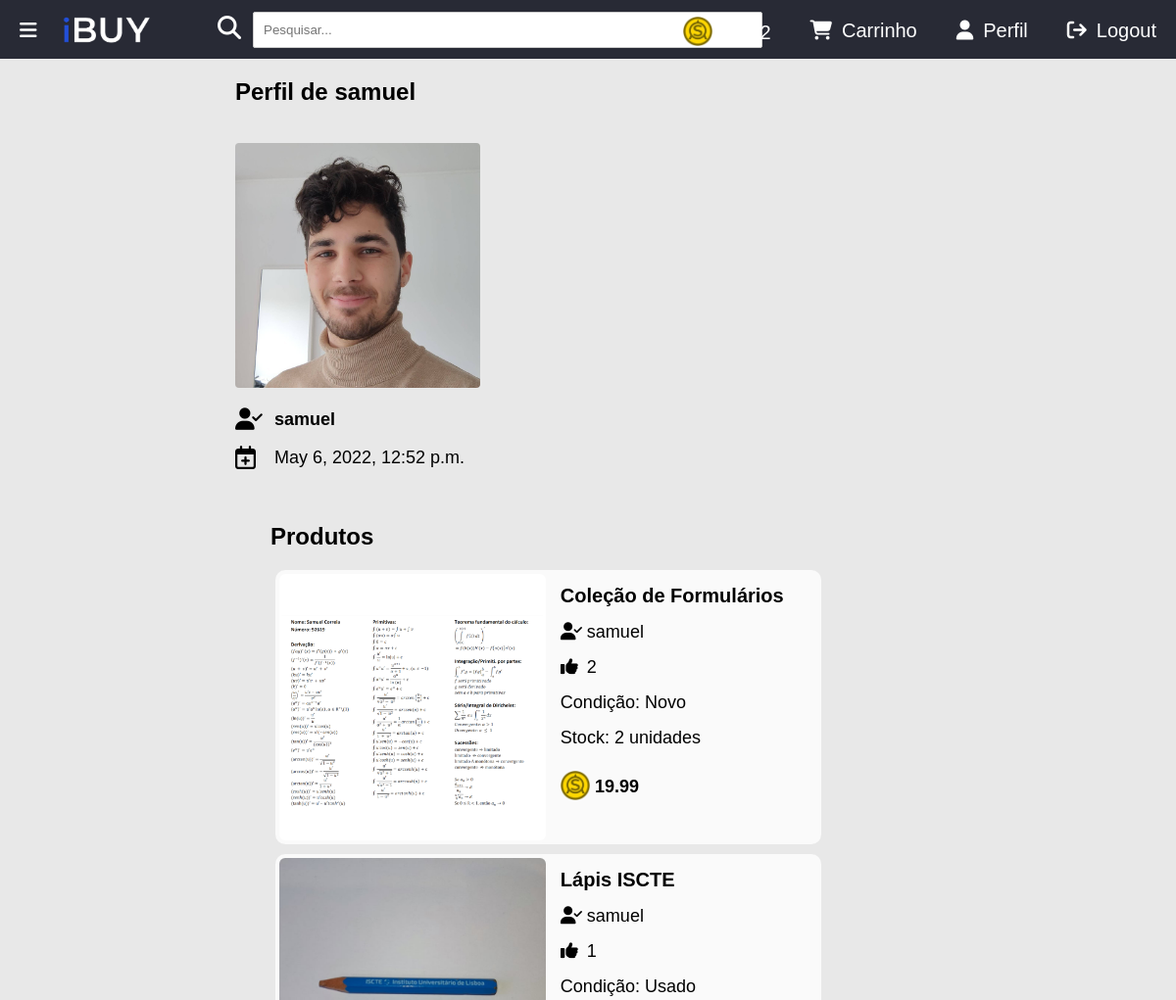
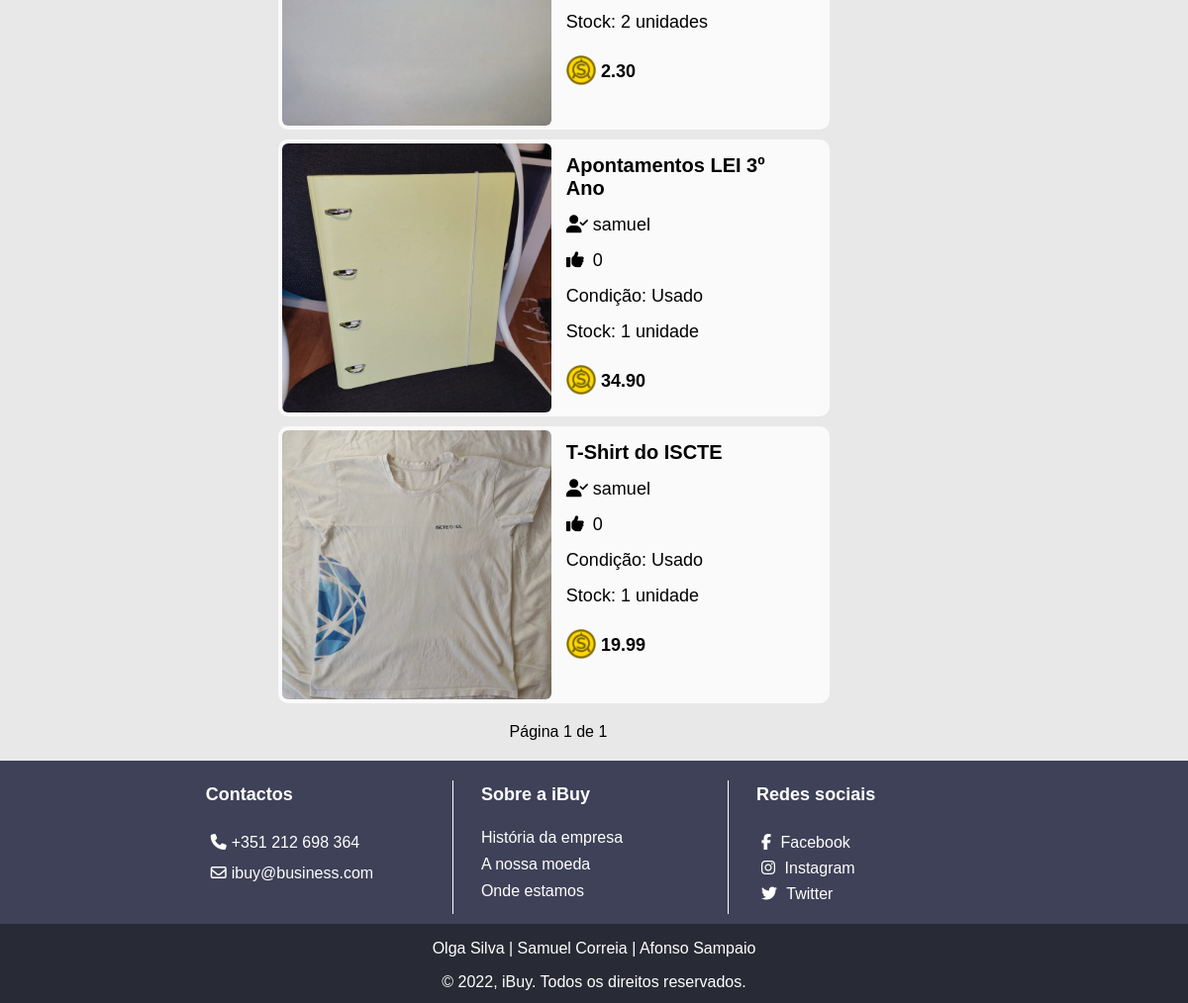
Page /ibuy/perfil/16 (signed in) on the committed database (2 pictures, top to bottom).
### ibuy/models.py (models this page shows, shortened)
class Utilizador(models.Model):
    user = models.OneToOneField(User, on_delete=models.CASCADE)
    imagem = models.CharField(max_length=100, default='utilizador.png')
    credito = models.DecimalField(max_digits=6, decimal_places=2, default=0.00)

class Produto(models.Model):
    user = models.ForeignKey(User, on_delete=models.CASCADE, default="")
    likes = models.ManyToManyField(User, related_name='likes')
    nome = models.CharField(max_length=100)
    categoria = models.ForeignKey(Categoria, on_delete=models.CASCADE, default="", related_name="Categoria")
    quantidade = models.IntegerField(default=0)
    timestamp = models.DateTimeField(default=datetime.now, editable=False)
    descricao = models.TextField()
    preco = models.DecimalField(
        max_digits=6,
        decimal_places=2,
        default=0.00,
    )
    imagem = models.CharField(max_length=100, default='produto.png')
    video_embed = models.CharField(max_length=1000, blank=True)
    NOVO = 'Novo'
    USADO = 'Usado'
    OPCOES_CONDICAO = (
        (NOVO, 'Novo'),
        (USADO, 'Usado'),
    )
    condicao = models.CharField(choices=OPCOES_CONDICAO, default=NOVO, max_length=100)
    def total_likes(self):
        return self.likes.count()

### ibuy/views.py (the view)
# urls.py: path('perfil/<int:user_id>', views.perfil, name='perfil'),
def perfil(request, user_id):
    user = get_object_or_404(User, pk=user_id)
    if user.is_superuser and request.user.id != user.id:
        return HttpResponseRedirect(reverse('ibuy:erro'))
    lista_produtos = Produto.objects.filter(user_id=user.id)
    lista_produtos = sorted(lista_produtos, key=lambda x: x.total_likes(), reverse=True)  # ordenar por likes
    if user.id != request.user.id:
        lista_produtos = list(filter(lambda x: x.quantidade != 0, lista_produtos))  # remover produtos com 0 unidades
    paginas = Paginator(lista_produtos, 4)
    page_number = request.GET.get('page')
    page_obj = paginas.get_page(page_number)
    context = {
        'user': user,
        'lista_produtos': lista_produtos,
        'page_obj': page_obj,
    }
    return render(request, 'ibuy/perfil.html', context)

### ibuy/templates/ibuy/perfil.html (shortened to what this page needs)
{% extends "ibuy/index.html" %}
{% load static %}
{% block content %}
<section class="profile-wrap">
    {% if request.user.id == user.id %}
    <h2>Meu Perfil</h2>
    {% else %}
    <h2>Perfil de {{ user.username }}</h2>
    {% endif %}
    <aside class="profile-aside">
        <br>
        <img src="{% static 'media/images/utilizador/' %}{{user.utilizador.imagem}}" height=250px width=auto> <br>
        <br>
        <section class="profile-username"><a href="{% url 'ibuy:perfil' user.id %}">
            <i class="fa-solid fa-user-check fa-lg"></i>{{ user.username }}</a></section>
        <br>
        <i class="fa-regular fa-calendar-plus fa-xl"></i><strong style="font-size: 18px; font-weight: normal;">{{ user.date_joined }}</strong>
        <br><br>
        <br>
    </aside>
    <section class="profile-content">
        {% if lista_produtos %}
        <h2>Produtos</h2>
        {% for produto in page_obj.object_list %}
        <section style="cursor: pointer;" class="object-wrap-profile" id="{{ produto.id }}"
                 onclick='location.href="/ibuy/produto/{{produto.id}}";' id="{{ produto.id }}">
            <section class="object-img">
                <img src="{% static 'media/images/produto/' %}{{ produto.imagem }}" alt="Produto"
                     id="img-produto">
            </section>
            <section class="object-details-wrap">
                <section class="object-name">
                    <a href="{% url 'ibuy:produto' produto.id %}">
                        {{ produto.nome }}
                    </a>
                </section>
                <section class="object-username">
                    <a href="{% url 'ibuy:perfil' produto.user.id %}">
                        <i class="fa-solid fa-user-check"></i>{{ produto.user.username }}
                    </a>
                </section>
                <section class="object-detail-one"><i class="fa-solid fa-thumbs-up"></i>{{ produto.total_likes }}
                </section>
                <section class="object-detail-two">Condição: {{ produto.condicao }}
                </section>
                <section class="object-detail-three">Stock: {{ produto.quantidade }} unidade{{ produto.quantidade|pluralize }}
                </section>
                <section class="object-detail-four"><img src="{% static 'ibuy/images/coin.png' %}"
                                                         alt="Moeda do website" width="30" height="30"> {{ produto.preco }}
                </section>
            </section>
        </section>
        {% endfor %}
  <section class="pagination">
            <span class="step-links">
                <span class="current">
                    Página {{ page_obj.number }} de {{ page_obj.paginator.num_pages }}
                </span>
            </span>
        </section>
        {% endif %}
    </section>
</section>
{% endblock %}

### ibuy/templates/ibuy/index.html (shortened to what this page needs)
<!DOCTYPE html>
<html lang="en">
<head>
    {% load static %}
    <link rel="stylesheet" type="text/css" href="{% static 'ibuy/style.css' %}"/>
</head>
<body>
<section class="page-wrap">
    <header>
        <section class="open-sidebar-btn">
            <a href="#" id="menu-btn">
                <i class="fa fa-bars" aria-hidden="true"></i>
            </a>
        </section>
        <section class="logo">
            <a href="{% url 'ibuy:index' %}"><img src="{% static 'ibuy/images/LOGO-IBUY-White-Trans.gif' %}"
                                                  alt="Logo iBuy" height="50"></a>
        </section>
        <section class="search">
            <i id="search-symbol" class="fa-solid fa-magnifying-glass fa-xl"></i>
            <form method="get" id="search-form" action="{% url 'ibuy:index' %}">
                <input id="search-text" name="pesquisa" type="text" placeholder="Pesquisar...">
            </form>
        </section>
        <section class="header-btns">
            {% if request.user.is_authenticated %}
            <a href="{% url 'ibuy:logoutview' %}" class="header-btns-link"><i class="fa-solid fa-arrow-right-from-bracket" id="logout-btn"></i>Logout</a>
            <a href="{% url 'ibuy:perfil' request.user.id %}" class="header-btns-link"><i class="fa-solid fa-user"></i>Perfil</a>
            {% else %}
            <a href="{% url 'ibuy:loginuser' %}" class="header-btns-link"><i class="fa-solid fa-arrow-right-to-bracket"></i>Login</a>
            {% endif %}
            {% if request.user.is_authenticated and not request.user.is_superuser %}
            <a href="{% url 'ibuy:carrinho' %}" class="header-btns-link"><i class="fa-solid fa-cart-shopping"></i>Carrinho</a>
            <a href="{% url 'ibuy:adicionarcredito' %}" id="testes">
                <img src="{% static 'ibuy/images/coin.png' %}" alt="Moeda do website" width="30"
                     id="img-coin"/>
                {{ request.user.utilizador.credito }}
            </a>
            {% endif %}
        </section>
    </header>
    <section class="content-wrap">
        {% block content %}{% endblock %}
    </section>
    <footer>
        <section class="upper-footer-wrap">
            <section class="upper-footer-wrap-content">
                <section class="upper-footer-wrap-left">
                    <section class="upper-footer-wrap-left-text">
                        <h4>Contactos</h4>
                        <p><i class="fa-solid fa-phone"></i>+351 212 698 364</p>
                        <p><i class="fa-regular fa-envelope"></i>ibuy@business.com</p>
                    </section>
                </section>
                <section class="upper-footer-wrap-mid">
                    <section class="upper-footer-wrap-mid-text">
                        <h4>Sobre a iBuy</h4>
                        <p><a href="{% url 'ibuy:historiaempresa' %}">História da empresa</a></p>
                        <p><a href="{% url 'ibuy:nossamoeda' %}">A nossa moeda</a></p>
                        <p><a href="{% url 'ibuy:ondeestamos' %}">Onde estamos</a></p>
                    </section>
                </section>
                <section class="upper-footer-wrap-right">
                    <section class="upper-footer-wrap-right-text">
                        <h4>Redes sociais</h4>
                        <a href="https://m.facebook.com/samco2k?_rdr" target="_blank"><i
                                class="fa-brands fa-facebook-f"></i> Facebook</a><br>
                        <a href="https://www.instagram.com/opombosilva/" target="_blank"><i
                                class="fa-brands fa-instagram"></i> Instagram</a><br>
                        <a href="https://twitter.com/uhfonso" target="_blank"><i class="fa-brands fa-twitter"></i>
                            Twitter</a><br>
                    </section>
                </section>
            </section>
        </section>
        <section class="lower-footer-wrap">
            <p>Olga Silva | Samuel Correia | Afonso Sampaio</p>
            <p>&copy; 2022, iBuy. Todos os direitos reservados.</p>
        </section>
    </footer>
</section>
</body>
</html>

### ibuy/static/ibuy/style.css (style rules this page uses)
html, body { font-family: sans-serif; margin: 0; padding: 0; background-color: #E8E8E8; overflow-x: hidden; }
.page-wrap { position: relative; min-height: 100vh; overflow: hidden; }
.content-wrap { width: 60%; padding-left: 20%; padding-right: 20%; padding-bottom: 245px; }
.object-img { display: inline-block; }
.object-img img { width: 17em; height: 17em; object-fit: cover; border-radius: 6px; }
.object-details-wrap { overflow: hidden; margin-right: 4%; margin-top: 2%; width: 100%; max-width: 15em; max-height: 16em; height: 100%; display: inline-block; float: right; position: relative; }
.object-details-wrap i { width: 27px; }
footer .upper-footer-wrap, footer .lower-footer-wrap { width: 100%; position: absolute; color: white; }
footer h4 { font-weight: bold; font-size: 18px; }
.upper-footer-wrap { bottom: 80px; height: 160px; background-color: #3e4157; padding-bottom: 0.4%; }
.lower-footer-wrap { bottom: 0; height: 80px; background-color: #282A35; text-align: center; }
.upper-footer-wrap-content { width: 70%; padding-left: 15%; padding-right: 15%; height: 160px; margin: 0 auto; }
.upper-footer-wrap-content a:link { text-decoration: none; color: inherit; }
.upper-footer-wrap-left, .upper-footer-wrap-mid, .upper-footer-wrap-right { float:left; width: 33%; text-align: left; }
.upper-footer-wrap-left-text, .upper-footer-wrap-mid-text, .upper-footer-wrap-right-text { margin: 0 auto; padding-left: 10%; }
.upper-footer-wrap-mid-text p { margin: 0 0 9px; }
.upper-footer-wrap-left-text p { margin: 0 0 5px; }
.upper-footer-wrap i { padding: 5px; }
header { height: 60px; background-color: #282A35 !important; overflow: hidden; }
.open-sidebar-btn { float: left; margin: 20px; font-size: 20px; color: white !important; text-align: center; text-decoration: none; }
.open-sidebar-btn a { text-decoration: none; color: inherit; }
.header-btns-link { float: right; color: white !important; text-align: center; padding: 20px 20px; text-decoration: none; font-size: 20px; }
.header-btns i { padding-right: 10px; }
.header-btns { height: 60px; margin-top: 0; float: right; }
#testes { color: white; text-decoration: none; padding: 25px 20px; font-size: 20px; }
#img-coin { position: relative; padding-top: 10px; top: 12%; padding-right: 4px; }
.logo a { padding-top: 6px; display: block; float: left; text-decoration: none; color: inherit; }
#search-text { width: 250%; padding: 10px 10px; margin:0; border: 1px solid #ccc; border-radius: 2px; }
#search-form { float: left; padding-top: 12px; }
#search-symbol { margin: 12px; padding-top: 16px; float: left; color: white; }
.search { margin-left: 17.5%; }
.object-name a { font-size: 20px; font-weight: bold; text-decoration: none; color: black; }
.object-name { padding-bottom: 0%; }
.object-username a { font-size: 18px; text-decoration: none; color: black; }
.object-detail-one { font-size: 18px; }
.object-detail-three { font-size: 18px; }
.object-detail-two { font-size: 18px; }
.object-detail-four { display: inline-block; font-size: 18px; font-weight: bold; width: 45%; }
.object-detail-four img { position: relative; top: 8px; }
.object-details-wrap section { margin-bottom: 15px; }
.profile-aside { float:left; }
.profile-content { float: left; width: 100%; max-width: 36em; margin-left: 5%; }
.profile-wrap { overflow: hidden; }
.object-wrap-profile { width: 100%; max-width: 34.3em; border: 4px solid transparent; height: 17em; border-radius: 10px; background-color: #fafafa; margin: 5px; margin-bottom: 10px; }
.profile-username, .profile-edit, .profile-delete { font-weight: bold; font-size: 18px; color: black; }
.profile-aside a { color: inherit; text-decoration: none; }
.profile-aside i { width: 40px; }
.profile-aside img { border-radius: 4px; }
.pagination, .step-links { text-align: center; margin-top: 20px; margin-bottom: 20px; color: black; }

### rows in the picture
Produto: imagem (picture), nome "Coleção de Formulários", user.username "samuel", total_likes "2", condicao "Novo", quantidade "2", preco "19.99"
Produto: imagem (picture), nome "Lápis ISCTE", user.username "samuel", total_likes "1", condicao "Usado", quantidade "2", preco "2.30"
Produto: imagem (picture), nome "Apontamentos LEI 3º Ano", user.username "samuel", total_likes "0", condicao "Usado", quantidade "1", preco "34.90"
Produto: imagem (picture), nome "T-Shirt do ISCTE", user.username "samuel", total_likes "0", condicao "Usado", quantidade "1", preco "19.99"

### other values in the picture
{{ request.user.utilizador.credito }} "59.22"
{{ user.username }} "samuel"
{{ user.date_joined }} "May 6, 2022, 12:52 p.m."
{{ page_obj.number }} "1"
{{ page_obj.paginator.num_pages }} "1"
